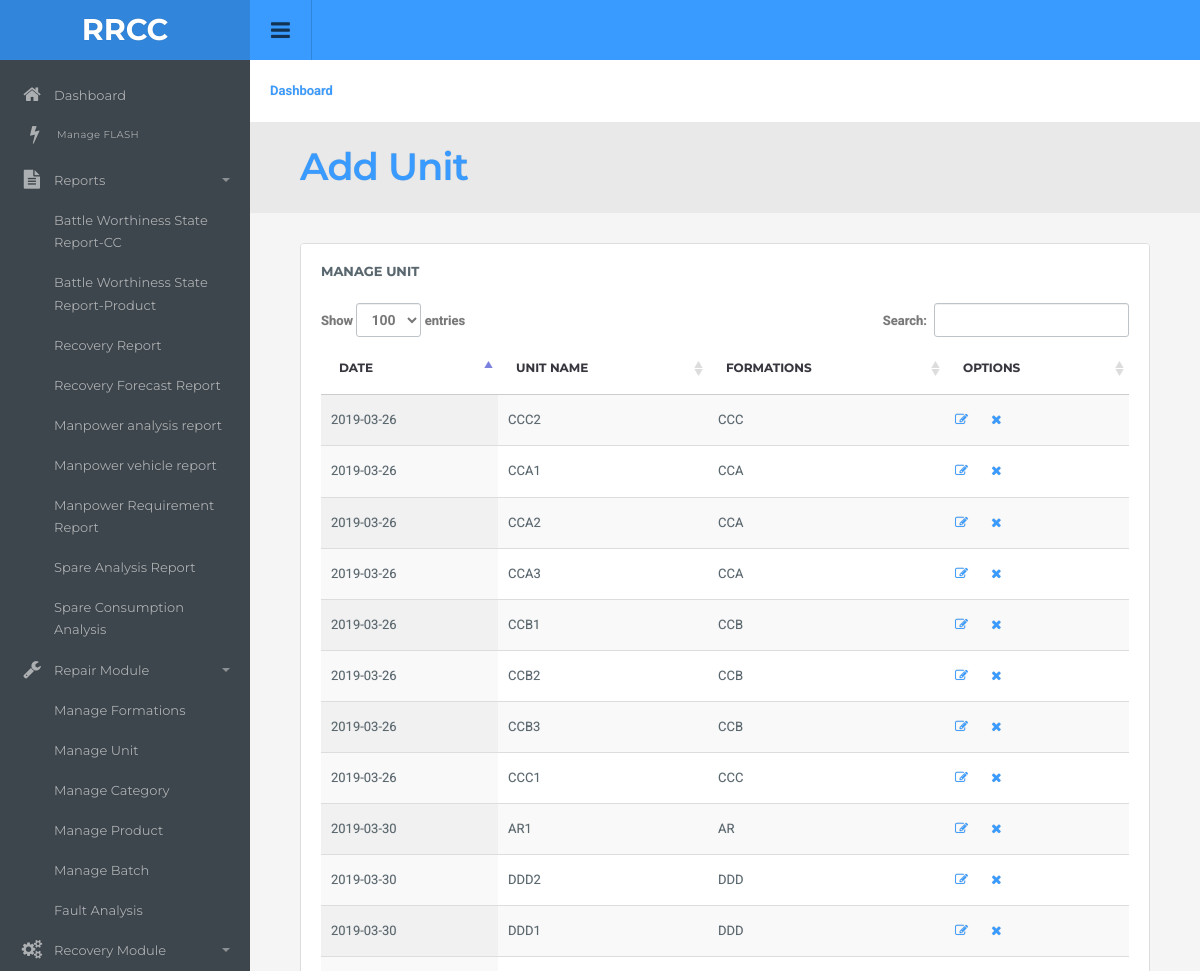
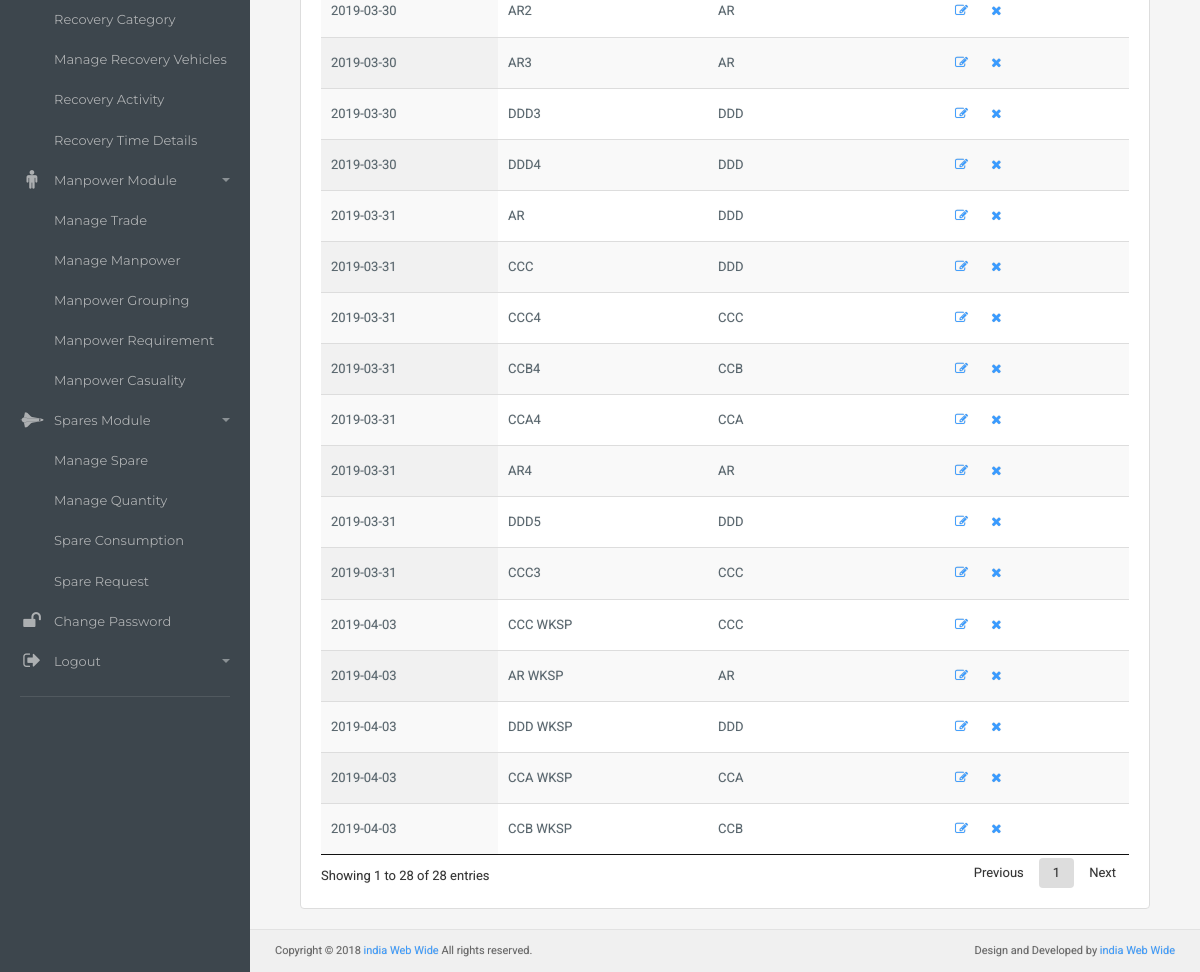
The page /master/manage_brigade.php (signed in) on the database its author committed (2 pictures, top to bottom).
### tables this page shows
CREATE TABLE IF NOT EXISTS `brigade` (
  `Id` bigint(11) NOT NULL,
  `Brigade` varchar(200) NOT NULL,
  `unitcategory` varchar(200) NOT NULL,
  `date` date NOT NULL,
  `isactive` int(1) NOT NULL
);

CREATE TABLE IF NOT EXISTS `unitcat` (
  `id` int(11) NOT NULL,
  `Unitcat` varchar(200) NOT NULL,
  `Date` date NOT NULL,
  `isactive` int(1) NOT NULL
);

### master/manage_brigade.php (the view, shortened to what this page needs)
<?php
require_once ('topbar.php');
require_once ('sidebar.php');
?>
<div class="content">
  <div class="page-header">
      <ol class="breadcrumb">
        <li><a href="dashboard.php">Dashboard</a></li>
      </ol>
  </div>
  <div class="row presentation">
    <div class="col-lg-8 col-md-6 titles">
      <h1><a href="add_brigade.php">Add Unit </a>  </h1>
    </div>
  </div>
<div class="container-padding">
  <div class="row">
    <div class="col-md-12">
      <div class="panel panel-default">
        <div class="panel-title">
          Manage Unit
        </div>
        <div class="panel-body table-responsive">
            <table id="example0" class="table display">
                <thead>
                    <tr>
                        <th>Date</th>
                        <th>Unit Name</th>
                        <th>Formations</th>
                        <th>Options</th>
                    </tr>
                </thead>
                <tbody>
                  <?php
                    $query=mysqli_query($con,"select Brigade.*,unitcat.Unitcat from Brigade INNER JOIN unitcat WHERE Brigade.unitcategory=unitcat.id") ;
                    if(mysqli_num_rows($query)>0)
                   {
                    while($res=mysqli_fetch_assoc($query)){
                      $unitcat=$res['Unitcat'];
                      $Id = $res['Id'];
                    ?>
                      <tr>
                          <td><?php echo $res['date']?></td>
                          <td><?php echo $res['Brigade']?></td>
                           <td><?php echo $unitcat ?></td>
                          <td><a href="edit_brigade.php?Id=<?php echo $Id ?>"><i class="fa fa-edit"></i></a>
                           <a style="margin-left: 20px" href="manage_brigade.php?status=delete&Id=<?php echo $Id ?>"><i class="fa fa-close"></i></a></td>
                      </tr>
                   <?php }
                 }
                    else
                    {
                       echo 'No Record Found.';
                    }
                ?>
                </tbody>
            </table>
        </div>
      </div>
    </div>
  </div>
</div>
 <?php
require_once ('footer.php');
?>

### master/topbar.php (shortened to what this page needs)
<!DOCTYPE html>
<html lang="en">
  <head>
  <link href="css/root.css" rel="stylesheet">
  </head>
  <body>
  <div id="top" class="clearfix">
    <div class="applogo">
      <a href="dashboard.php" class="logo">RRCC</a>
    </div>
    <a href="#" class="sidebar-open-button"><i class="fa fa-bars"></i></a>
  </div>

### master/sidebar.php (shortened to what this page needs)
<div class="sidebar clearfix">
<ul class="sidebar-panel nav">
  <li><a href="dashboard.php"><span class="icon color5"><i class="fa fa-home"></i></span>Dashboard<span class="label label-default"></span></a></li>
  <li class="sidetitle"><a href="flash_list.php"><span class="icon color5"><i class="fa fa-bolt"></i></span>Manage FLASH</a></li>
  <li><a href="#"><span class="icon color7"><i class="fa fa-file-text"></i></span>Reports<span class="caret"> </span></a>
     <li><a href="manage_report1.php">Battle Worthiness State Report-CC</a></li>
     <li><a href="manage_report_product.php">Battle Worthiness State Report-Product</a></li>
     <li><a href="recovery_output.php">Recovery Report</a></li>
       <li><a href="time_completion.php">Recovery Forecast Report</a></li>
     <li><a href="manage_manpower_trade.php">Manpower analysis report</a></li>
     <li><a href="manage_vehicle_trade.php">Manpower vehicle report</a></li>
        <li><a href="Cas_req_report.php"> Manpower Requirement Report</a></li>
        <li><a href="manage_spare_request.php">Spare Analysis Report</a></li>
         <li><a href="spare_consumption_analysis.php">Spare Consumption Analysis</a></li>
  </li>
  <li><a href="#"><span class="icon color7"><i class="fa fa-wrench"></i></span>Repair Module<span class="caret"></span></a>
      <li><a href="manage_unit_cat.php">Manage Formations</a></li>
      <li><a href="manage_brigade.php">Manage Unit</a></li>
          <li><a href="manage_category_product.php">Manage Category</a></li>
          <li><a href="manage_product.php">Manage Product</a></li>
         <li><a href="manage_batch.php">Manage Batch</a></li>
          <li><a href="manage_fault.php">Fault Analysis</a></li>
  </li>
    <li><a href="#"><span class="icon color7"><i class="fa fa-cogs"></i>
    </span>Recovery Module<span class="caret"></span></a>
         <li><a href="manage_category.php">Recovery Category</a></li>
         <li><a href="manage_vehicle.php">Manage Recovery Vehicles</a></li>
         <li><a href="manage_recovery_vehicle.php">Recovery Activity </a></li>
         <li><a href="manage_recovery_time.php">Recovery Time Details</a></li>
  </li>
    <li><a href="#"><span class="icon color7"><i class="fa fa-male"></i></span>Manpower Module<span class="caret"></span></a>
      <li><a href="manage_trade.php">Manage Trade</a></li>
       <li><a href="manage_manpower.php">Manage Manpower</a></li>
       <li><a href="manage_manpower_link.php">Manpower Grouping</a></li>
        <li><a href=" manpower_requirement.php">Manpower Requirement</a></li>
          <li><a href=" manage_casuality.php">Manpower Casuality</a></li>
  </li>
    <li><a href="#"><span class="icon color7"><i class="fa fa-space-shuttle"></i>
    </span>Spares Module<span class="caret"></span></a>
         <li><a href="manage_subproduct.php">Manage Spare</a></li>
         <li><a href="manage_sparepart.php">Manage Quantity</a></li>
         <li><a href="manage_spare_consumption.php">Spare Consumption</a></li>
         <li><a href="manage_sparerequest.php">Spare Request</a></li>
  </li>
  <li><a href="change_password.php"><span class="icon color7"><i class="fa fa-unlock"></i></span>Change Password<span class="label label-default"></span></a>
  <li><a href="logout.php"><span class="icon color7"><i class="fa fa-sign-out"></i></span>Logout<span class="caret"> </span></a>
  </li>
</ul>
</div>

### master/footer.php (shortened to what this page needs)
<div class="row footer">
  <div class="col-md-6 text-left">
  Copyright © 2018 <a href="http://www.indiawebwide.com/" target="_blank">india Web Wide</a> All rights reserved.
  </div>
  <div class="col-md-6 text-right">
    Design and Developed by <a href="http://www.indiawebwide.com/" target="_blank">india Web Wide</a>
  </div>
</div>
</div>
</body>
</html>

### master/css/style.css (style rules this page uses)
.color5 { color: #399bff }
.color7 { color: #26a65b }
body { background: #3d464d; color: #58666e; margin: 0; line-height: 1.7em; font-size: 13px; font-family: 'Roboto',sans-serif; outline: 0; text-Shadow: 0 0 1px rgba(0,0,0,0.2) }
a { color: #399bff; text-decoration: none }
.col-xs-1,.col-sm-1,.col-md-1,.col-lg-1,.col-xs-2,.col-sm-2,.col-md-2,.col-lg-2,.col-xs-3,.col-sm-3,.col-md-3,.col-lg-3,.col-xs-4,.col-sm-4,.col-md-4,.col-lg-4,.col-xs-5,.col-sm-5,.col-md-5,.col-lg-5,.col-xs-6,.col-sm-6,.col-md-6,.col-lg-6,.col-xs-7,.col-sm-7,.col-md-7,.col-lg-7,.col-xs-8,.col-sm-8,.col-md-8,.col-lg-8,.col-xs-9,.col-sm-9,.col-md-9,.col-lg-9,.col-xs-10,.col-sm-10,.col-md-10,.col-lg-10,.col-xs-11,.col-sm-11,.col-md-11,.col-lg-11,.col-xs-12,.col-sm-12,.col-md-12,.col-lg-12 { padding-right: 15px; padding-left: 15px }
.row { margin-right: -15px; margin-left: -15px }
.container-padding { padding-left: 20px; padding-right: 20px }
#top { height: 60px; background: #399bff; color: #fff; width: 100%; position: fixed; z-index: 900; top: 0 }
.applogo { width: 250px; height: 60px; background: rgba(0,0,0,0.14); color: #fff; position: relative; padding: 19px 0 0 0px; float: left; text-align: center }
.applogo .logo { color: #fff; font-size: 30px; font-weight: bold; font-family: 'Montserrat',sans-serif }
.sidebar-open-button { height: 60px; font-size: 22px; display: block; width: 62px; text-align: center; float: left; color: rgba(0,0,0,0.6); padding-top: 19px; border-right: 1px solid rgba(0,0,0,0.14); z-index: 1 }
.sidebar { width: 250px; position: absolute; top: 60px; left: 0; font-family: 'Montserrat',sans-serif; background: #3d464d; z-index: 0; font-size: 13px; font-weight: normal; z-index: 500; color: rgba(255,255,255,0.8) }
.sidebar-panel { background: none; margin: 0px 20px 0px 20px; border: none; border-bottom: 1px solid rgba(255,255,255,0.1); padding: 15px 0px }
.sidebar-panel li a { display: block; color: rgba(255,255,255,0.6); padding: 9px 20px 9px 54px; margin-left: -20px; margin-right: -20px; position: relative }
.sidebar-panel li a .caret { position: absolute; right: 20px; top: 18px; color: rgba(255,255,255,0.4) }
.sidebar-panel li .icon { position: absolute; left: 20px; top: 8px; display: block; color: rgba(255,255,255,0.6); font-size: 19px; border-radius: 3px; text-align: center; width: 24px; height: 24px; padding-top: 1px }
.sidetitle { color: rgba(255,255,255,0.5); font-size: 10px; padding: 0; margin: 0 0 5px 3px; letter-spacing: 0.4px }
.content { padding-left: 30px; padding-right: 30px; padding-top: 80px; margin-left: 250px; background: #f5f5f5 }
.footer { border-top: 1px solid #e2e2e2; margin-left: -30px; margin-right: -30px; margin-bottom: 0; padding: 10px; font-size: 11px; color: #666; background: rgba(0,0,0,0.02) }
.footer .col-md-6 { margin-bottom: 0 }
.page-header { background: #fff; margin: -20px -30px 20px -30px; padding: 20px; border-bottom: none; position: relative }
.presentation { background: rgba(0,0,0,0.05); margin: -50px -30px 30px -30px; padding: 15px 35px }
.presentation .titles h1 { font-size: 38px; font-weight: 600; font-family: 'Montserrat',sans-serif; margin: 30px 0 0px 0; color: #37363e }
h1,h2,h3,h4,h5,h6,.h1,.h2,.h3,.h4,.h5,.h6 { font-family: inherit; font-weight: 400; line-height: 1.6; color: #37363e }
h1,.h1,h2,.h2,h3,.h3 { margin-top: 20px; margin-bottom: 10px; letter-spacing: -0.02em }
h1,.h1 { font-size: 2.25em }
.breadcrumb { background: none; padding: 0; margin: 0; font-weight: 600 }
.panel { box-shadow: none; border: 1px solid #e5e5e5; background: #fff; padding: 20px; margin-bottom: 20px; position: relative }
.panel-title { font-family: 'Montserrat',sans-serif; color: #58666e; font-size: 13px; font-weight: bold; text-transform: uppercase; padding: 16px 20px; margin: -20px; background: #fff; margin-bottom: 5px; border-bottom: none; border-top-left-radius: 3px; border-top-right-radius: 3px }
.panel-body,.panel-heading { padding: 0; color: inherit; background-color: transparent; border-color: none }
.panel-default { border-color: #ddd }
.table { margin: 0 }
thead { font-weight: 600; font-family: 'Montserrat',sans-serif; text-transform: uppercase; font-size: 12px; color: #37363e }
table td { display: table-cell; vertical-align: middle }
.table>thead>tr>th,.table>tbody>tr>th,.table>tfoot>tr>th,.table>thead>tr>td,.table>tbody>tr>td,.table>tfoot>tr>td { padding: 15px; line-height: 1.7 }

### master/css/responsive.css (style rules this page uses)
@media screen and (min-width: 1024px) { .sidebar { display: block !important; } }

### rows shown on the page
brigade: date "2019-03-30", Brigade "AR1", unitcat.Unitcat "AR"
brigade: date "2019-03-31", Brigade "AR", unitcat.Unitcat "DDD"
brigade: date "2019-03-31", Brigade "CCC", unitcat.Unitcat "DDD"
brigade: date "2019-03-26", Brigade "CCC2", unitcat.Unitcat "CCC"
brigade: date "2019-03-30", Brigade "DDD2", unitcat.Unitcat "DDD"
brigade: date "2019-03-30", Brigade "DDD1", unitcat.Unitcat "DDD"
brigade: date "2019-03-26", Brigade "CCA1", unitcat.Unitcat "CCA"
brigade: date "2019-03-26", Brigade "CCA2", unitcat.Unitcat "CCA"
brigade: date "2019-03-26", Brigade "CCA3", unitcat.Unitcat "CCA"
brigade: date "2019-03-26", Brigade "CCB1", unitcat.Unitcat "CCB"
brigade: date "2019-03-26", Brigade "CCB2", unitcat.Unitcat "CCB"
brigade: date "2019-03-26", Brigade "CCB3", unitcat.Unitcat "CCB"
brigade: date "2019-03-26", Brigade "CCC1", unitcat.Unitcat "CCC"
brigade: date "2019-03-30", Brigade "AR2", unitcat.Unitcat "AR"
brigade: date "2019-03-30", Brigade "AR3", unitcat.Unitcat "AR"
brigade: date "2019-03-30", Brigade "DDD3", unitcat.Unitcat "DDD"
brigade: date "2019-03-30", Brigade "DDD4", unitcat.Unitcat "DDD"
brigade: date "2019-03-31", Brigade "CCC4", unitcat.Unitcat "CCC"
brigade: date "2019-03-31", Brigade "CCB4", unitcat.Unitcat "CCB"
brigade: date "2019-03-31", Brigade "CCA4", unitcat.Unitcat "CCA"
brigade: date "2019-03-31", Brigade "AR4", unitcat.Unitcat "AR"
brigade: date "2019-03-31", Brigade "DDD5", unitcat.Unitcat "DDD"
brigade: date "2019-03-31", Brigade "CCC3", unitcat.Unitcat "CCC"
brigade: date "2019-04-03", Brigade "CCC WKSP", unitcat.Unitcat "CCC"
brigade: date "2019-04-03", Brigade "AR WKSP", unitcat.Unitcat "AR"
brigade: date "2019-04-03", Brigade "DDD WKSP", unitcat.Unitcat "DDD"
brigade: date "2019-04-03", Brigade "CCA WKSP", unitcat.Unitcat "CCA"
brigade: date "2019-04-03", Brigade "CCB WKSP", unitcat.Unitcat "CCB"
